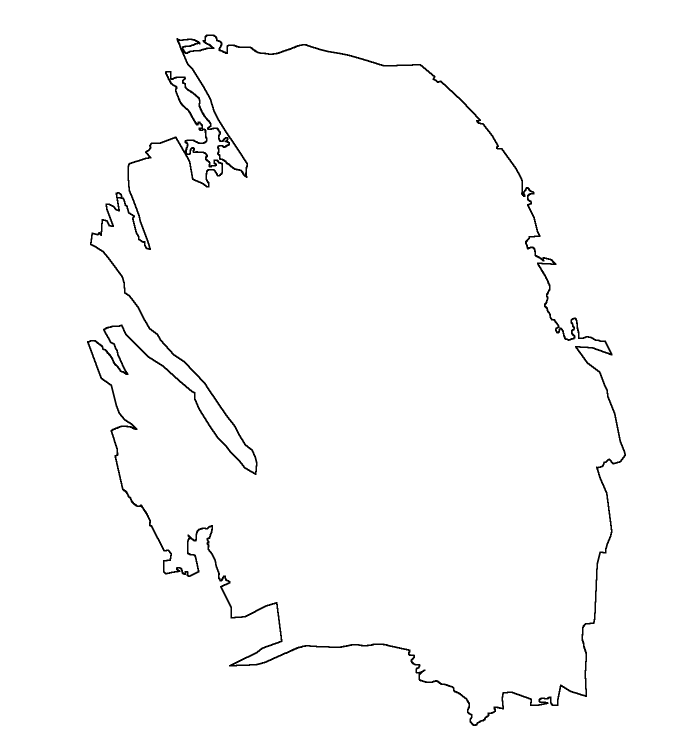
#> input picture module 2 - visualisation/groningen_reservoir.png, 1356 x 1474 px (shown at 1/2 size)
$ jupyter execute --allow-errors Visualisation.ipynb   (shell and % lines are left out)
#> lines starting #> are read from the running program, lines starting #| are printed output that depends on the picture
# 2 Visualising your data

Scientific undertakings are rather pointless if your findings are not communicated to someone else (a colleague, the scientific community, the public, etc.)

The gold standard of scientific communication is the ***figure*** - a presentation of your findings in pictorial form that maximizes reader comprehension of your ideas.

In this notebook, we will consider a range of Python visualisations, from simple line plots, to complex dynamic figures. I will attempt (and fail) to be exhaustive, as I hope this notebook can serve as a sort of reference when you come to do your own figures (*"what was the command for a scatter plot again?"*)

"***Why have you tried to cram so much into this notebook?***"

*Think about learning Python as like learning a new language. Once you have complete mastery of the vocabulary (and the rules for using it) you have total flexibility in how you express yourself... BUT you have to **know** a word exists before you can **use** it. *

*Python is similar - you have total control over all aspects of plotting, but first you need to know the commands that do the different things. Hence, my attempt to be exhaustive here.*

## 2.1D - line plots, histograms, subplots

The workhorse of Python plotting is the [matplotlib](https://matplotlib.org/index.html) module (a particularly good reference is the [gallery](https://matplotlib.org/gallery.html) - choose your plot type by **thumbnail** sample and click to get the **source code**).

We can make Python plots **display** in the notebook by calling a special IPython [magic](http://ipython.readthedocs.io/en/stable/interactive/python-ipython-diff.html?highlight=magics#magics) function.

### 2.1.1 The basics

Now, let's **import** the matplotlib module and create an **empty figure and axes**.

[cell 1]
from matplotlib import pyplot as plt
f,ax = plt.subplots(1,1)                  # creates a 'matrix' of subplots, in this case, 1 row and 1 column

# CHANGE THIS PLOT to create two subplots, one on top of the other

The `subplots` function returns two outputs: a 'figure' object, which we have assigned to the variable `f` and a set of 'axes' objects (in this case, just one), which we have assigned to the variable `ax`.

By default, both axes plot from 0 to 1, although this will be automatically adjusted as we add lines, points, data, etc.

We can **resize** the figure and **save a copy** of it to the file system.

[cell 2]
f,ax = plt.subplots(1,1)                           # 1 row of subplots, 1 column of subplots
f.set_size_inches(3,8)                             # 3 inches wide, 8 inches high
plt.savefig('my_empty_figure.png', dpi = 300)      # dpi is the resolution, 300 is good for many applications

# CHANGE THIS PLOT so that the figure is short and wide

***Verify that the file `my_empty_figure.png` has been created and corresponds to the awkwardly tall axis above.***

***Modify the code above to produce two SQUARE subplots, side-by-side.*** You will need to modify BOTH the lines `f,ax = plt.subplots(1,1)` and `f.set_size_inches(3,8)`.

### 2.1.2 Line plots

Let's make some simple line plots.

[cell 3]
import numpy as np
f,ax = plt.subplots(1,1)
x = np.linspace(0, 2*np.pi, 21)                   # this function creates an array of 21 evenly spaced points, between 0 and
                                                  # 2*pi
y = np.sin(x)                                     # generate some y data to plot against x
ax.plot(x,y)                                      # the 'plot' command is actually a 'method' called on the 'ax' object

# CHANGE THIS PLOT to plot y = x + 1
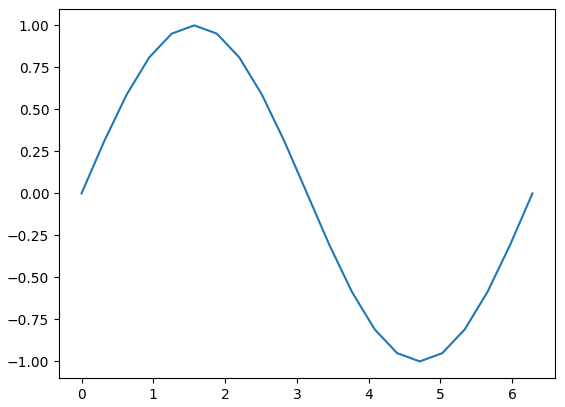
#> figure drawn by matplotlib, 1 panel; curve peaks at x = 1.57, y = 1

Want to change the ***color*** of the line?

[cell 4]
f,ax = plt.subplots(1,1)
ax.plot(x,y,'r')                                 # r = red, k = black, b = blue, g = green, c = cyan, m = magenta, y = ??

# CHANGE THIS PLOT to plot a green line

Want to change the ***style*** of the line? And add a marker?

[cell 5]
f,ax = plt.subplots(1,1)
ax.plot(x,y,'r--s')                             # -- = dashed, : = dotted, -. = dash-dot, - = solid
                                                # s = square, ^ = up triangle, o = circle, . = dot, * = star, p = pentagon
# CHANGE THIS PLOT to plot a blue dotted line with circle markers

*"That plot: 3/10. It doesn't have axes labels or a title."*

[cell 6]
f,ax = plt.subplots(1,1)
ax.plot(x,y,'r--s')

ax.set_xlabel('x')                                # add a basic label to the x-axis
ax.set_ylabel('y = sin(x)', size = 12)            # add a large label to the y-axis
ax.set_title('plotting $sin(x)$', size = 14)      # add a title using LaTeX math mode

# CHANGE THIS PLOT so that:
# - the xlabel reads "time / years"
# - the ylabel reads "temperature / degC"
# - the title reads "oceanic thermal deviation"
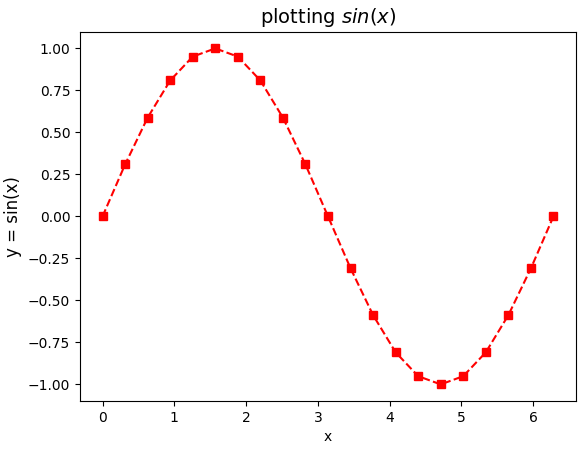
#> figure drawn by matplotlib, 1 panel; curve peaks at x = 1.57, y = 1

*"6/10, the plot shouldn't exceed the limits of x axis, it's unseemly."*

[cell 7]
f,ax = plt.subplots(1,1)
ax.plot(x,y,'r--s')
ax.set_xlabel('x')
ax.set_ylabel('y = sin(x)', size = 12)
ax.set_title('plotting $sin(x)$', size = 14)

# set plot limits in x direction to '0' on the left and 'the last element of the array x' on the right
ax.set_xlim([0, x[-1]])

# CHANGE THIS PLOT so that the ylimits are set to -0.5 and 1.5
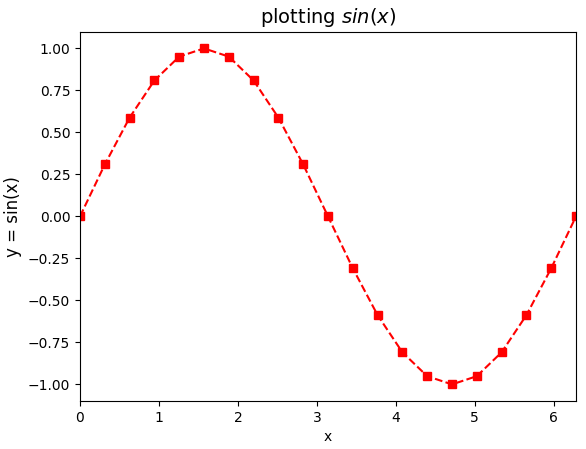
#> figure drawn by matplotlib, 1 panel; curve peaks at x = 1.57, y = 1

*"8/10 - I'd like a legend and a text annotation for the subplot."*

Of course!

[cell 8]
f,ax = plt.subplots(1,1)
ax.plot(x,y,'r--s', label = 'some data')                # add a label when you call the plot command
ax.set_xlabel('x')
ax.set_ylabel('y = sin(x)', size = 12)
ax.set_title('plotting $sin(x)$', size = 14)
ax.set_xlim([0, x[-1]])

# add a legend
ax.legend(loc = 1)                                     # 1 = top right, 2 = top left, 0 = default, etc ...
# add a text annotation in the bottom left (this is great when you're doing subfigures)
ax.text(0.05, 0.05, "A", ha = 'left', va = 'bottom', transform=ax.transAxes, size = 15)

# CHANGE THIS PLOT so that:
# - the legend label reads "model 1"
# - the legend appears in the bottom righthand corner
# - the text annotation is in the top lefthand corner and reads 'I'

*"9/10 - Can you put more data on there? And another subplot?"*

[cell 9]
# we'll add a second subplot (1 row, 2 columns) and 'unpack' the axes as 'ax1' and 'ax2'
f,(ax1,ax2) = plt.subplots(1,2)
f.set_size_inches(10,4)
ax1.plot(x,y,'r--s', label = 'some data')
ax1.plot(x, 1.5*y-0.5,'g:p', label = 'transformed data')       # transform and plot the data on the first axis

ax2.plot(2*x, -y, 'k-')       # plot a different transformation on the second axis

# let's set the labels for all axes simultaneously using a FOR loop
for ax in [ax1,ax2]:
    ax.set_xlabel('x')
    ax.set_ylabel('y', size = 12)

# add a legend for the first axis
ax1.legend(loc = 1)
# add a text annotation in the two plots
ax1.text(0.05, 0.05, "A", ha = 'left', va = 'bottom', transform=ax1.transAxes, size = 15)
ax2.text(0.05, 0.05, "B", ha = 'left', va = 'bottom', transform=ax2.transAxes, size = 15)

# CHANGE THIS PLOT so that:
# - the 2nd axis plots the line y = cos(x)
# - the 2nd axis has a legend, your choice of labels for the two lines
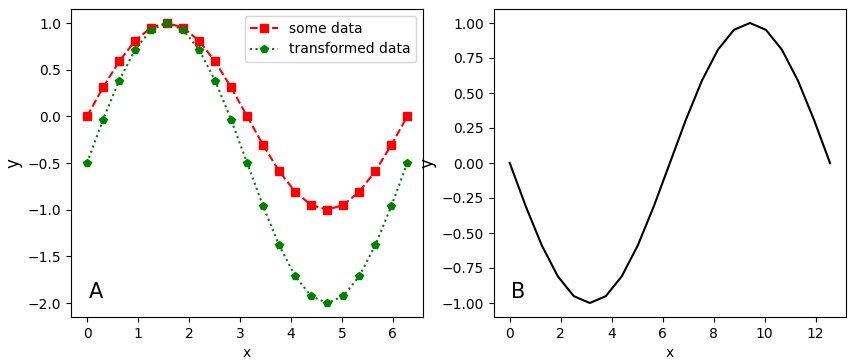
#> figure drawn by matplotlib, 2 panels; panel 1: curve peaks at x = 1.57, y = 1; panel 1: curve peaks at x = 1.57, y = 1; panel 2: curve peaks at x = 9.42, y = 1

***10/10***

As you can see, plotting commands are additive and, depending on the complexity of your figure, will rapidly compound into a quite sizeable Python script.

(*This code also implemented in script: [module 2 - visualisation/line_plot.py](line_plot.py) - try running it at the command line* `ipython line_plot.py`)

### DIY: write commands to replicate the plot below

[cell 10]
# ** your Python commands here **

### 2.1.3 Histograms

These are an okay way to present the **'frequency'** of binned values within a dataset.

First, let's generate some **random** 'data'.

[cell 11]
N = 100                       # number of data points to create
obs = np.random.randn(N)      # generate normally distributed data
mean, std = [2.5, 0.3]        # mean and standard deviation to transform the data
obs = obs*std + mean          # transform the data
print(obs)

Before we plot a histogram, let's look at some useful functions for ***summarising*** the data.

[cell 12]
# the basics
print('min =', np.min(obs))
print('max =', np.max(obs))
print('mean =', np.mean(obs))
print('std =', np.std(obs))

# more fancy
print('LQ =', np.percentile(obs,25))
print('median =', np.percentile(obs,50))
print('UQ =', np.percentile(obs,75))
print('count = ', len(obs))
print('sum =', np.sum(obs))

Let's plot a **histogram**: there are two steps and some **decision-making**.

1. Place the data into **bins**. This requires an **expert decision** on how many bins to use (rule-of-thumb, for $N$ data, use $\sqrt{N}/2$ bins)
2. Plot the histogram using the `bar` method.

[cell 13]
# create the "bin" as a vector of evenly spaced points
Nbins = 8                                                         # alternatively, Nbins = int(np.sqrt(N)/2)
bin_edges = np.linspace(np.min(obs), np.max(obs), Nbins+1)        # create the bins, a vector of bin edges
h,e = np.histogram(obs, bin_edges)                                # sort the data into their bins
print(e)                                                          # bin edges
print(h)                                                          # bin heights

# create the histogram
f,ax = plt.subplots(1,1)
#> (the rest of this cell did not finish here and is left out)

***Is the shape of the plot as you expect? Why is it not perfectly normally distributed?***

***What happens as you increase the number of bins up or down? Describe the trade-offs.***

(*This code also implemented in script: [module 2 - visualisation/histogram.py](histogram.py) - try running it at the command line* `ipython histogram.py`)

## 2.2D - scatter plots, contour plots, colour maps, cartopy, KDE, images

Much of what we covered in the previous section - axis labels, legends, line styles - applies to the plots in this section. For brevity though, I won't include these commands.

### 2.2.1 Scatter plots

This is a favourite of mine for plotting earthquake locations, because we can modify the **size** and **colour** of the marker to reflect earthquake magnitude and time.

Let's have a look .

***First, ensure you have executed the code below Cell 1.5.2 in the previous notebook - this will download some earthquake data***.

#> (a cell that did not finish here is left out)

Let's just do a really basic x-y scatter plot.

[cell 15]
f,ax = plt.subplots(1,1)                # this command should be familiar by now...
ax.scatter(x,y)

Looks like most of the events are clustered in a single region $410<x<470$ and $5800<y<5950$. Let's just focus on those events.

To do that, we're going to need to **filter** our four data arrays - `date`, `x`, `y`, and `mag` - to retain *only events in the range we're interested in*.

#> (a cell that did not finish here is left out)

Let's now modify the **size** of the markers so that they reflect the magnitude of the earthquake.

[cell 17]
f,ax = plt.subplots(1,1)
f.set_size_inches(10,10)

# convert magnitude to a size between 1 and 100 (largest event is a 100 point circle)
    # first, rescale magnitudes to range between 0 and 1
#> (the rest of this cell did not finish here and is left out)

Finally, let's distinguish the events based on the time they occurred.

However, before we can do that, we'll need to **convert** the 'datetime' - YYYYMMDD - that we read from the text file from a float to a string, and then **reinterpret** this as a 'decimal year'. For this task, we will use the Python [datetime](https://docs.python.org/3/library/datetime.html) module.

[cell 18]
# import the datetime module
from datetime import datetime

# convert the dates from float -> integer -> string
t0 = datetime.strptime('19910101', '%Y%m%d')           # reference time 1 Jan 1991
times = []                                             # an empty list for storing each date as it is calculated
#> (the rest of this cell did not finish here and is left out)

Now let's plot events with colours **corresponding** with earthquake time (and add a colour bar for good measure)

[cell 19]
f,ax = plt.subplots(1,1)
f.set_size_inches(10,10)

#> (the rest of this cell did not finish here and is left out)

Not happy with this particular colour scheme? Let's change it (here is the [full selection](https://matplotlib.org/examples/color/colormaps_reference.html)).

***For super-users, consider using a [colour-blind friendly colourmap](http://colorbrewer2.org/#type=sequential&scheme=BuGn&n=3).***

[cell 20]
f,ax = plt.subplots(1,1)
f.set_size_inches(10,10)
import matplotlib
coolwarm = matplotlib.cm.get_cmap('coolwarm_r')     # import a new colormap - this one is 'coolwarm', reversed it with '_r'

#> (the rest of this cell did not finish here and is left out)

Phew - you're getting pretty expert at this!

**But we can do more...**

Let's say we have an **image** that outlines the reservoir in which these events are occurring (we do, this image is in the same folder as this notebook, `groningen_reservoir.png`). We can load the image into Python, plot it, and then superimpose the earthquakes over the top.

[cell 21]
f,ax = plt.subplots(1,1)
f.set_size_inches(10,10)

im = plt.imread('groningen_reservoir.png')                  # use the imread function to read an image file
#> im is the input picture: shape (1474, 1356, 4) float32; mean R, G, B, A 0.985, 0.985, 0.985, 1
                                                            # 'im' is a MxNx3 array of image data (each pixel has three
                                                            # components, corresponding to an RGB color)

implot = ax.imshow(im, extent=[430, 475, 5902, 5950])     # plot the image and 'stretch' it to the given x and y limits

# then, let's plot the earthquakes over the top
#> (the rest of this cell did not finish here and is left out)

Starting to look pretty good right? You get the idea how a complex figure can be **built up** by just starting with some simple commands and then introducing **incremental improvements**.

(*This code also implemented in script: [module 2 - visualisation/scatter_plot.py](scatter_plot.py) - try running it at the command line* `ipython scatter_plot.py`)

In the next section, we'll consider a **variation** on this figure, mainly as a vehicle to introduce a few concepts that are important for 2D plotting.

### 2.2.2 Contour plots

Let's say that instead of plotting the **individual** earthquakes themselves, we'd rather some visualisation of earthquake **density**.

One way to go about this is the **histogram route** - divide the area (this time 2D instead of 1D) into **rectangular bins**, **count** the earthquakes in each, and then **assign a colour** corresponding to the number of earthquakes.

I have done this in the cell below

[cell 22]
f,ax = plt.subplots(1,1)
f.set_size_inches(10,10)
im = plt.imread('groningen_reservoir.png')
implot = ax.imshow(im, extent=[430, 475, 5902, 5950])

# use histogram2d to add up EQs in discrete bins
xbin_edges = np.linspace(430,475,int((475-430)/1)+1)                    # divide x limits into 1 km bins
ybin_edges = np.linspace(5899, 5950, int((5950-5899)/1)+1)              # same for y
dens, xe, ye = np.histogram2d(x,y, [xbin_edges,ybin_edges])        # create the counting array
dens = np.fliplr(dens)                                             # flip the matrix columns, left to right

# create an empty RGBA figure (3 color components, 1 'alpha' component = transparency)
    # create the 'transparency layer'
alpha_dens = 0.*dens                       # all bins initially transparent
alpha_dens[np.where(dens>0)] = 1     # any bin with data is not transparent
dens_scale = dens/np.max(dens)*255         # scale to range [0,255] required for images
im_dens = np.array([dens_scale, dens_scale, dens_scale, alpha_dens])
implot = ax.imshow(im_dens.T, extent=[430, 475, 5899, 5950])

ax.set_aspect('equal', adjustable='box')
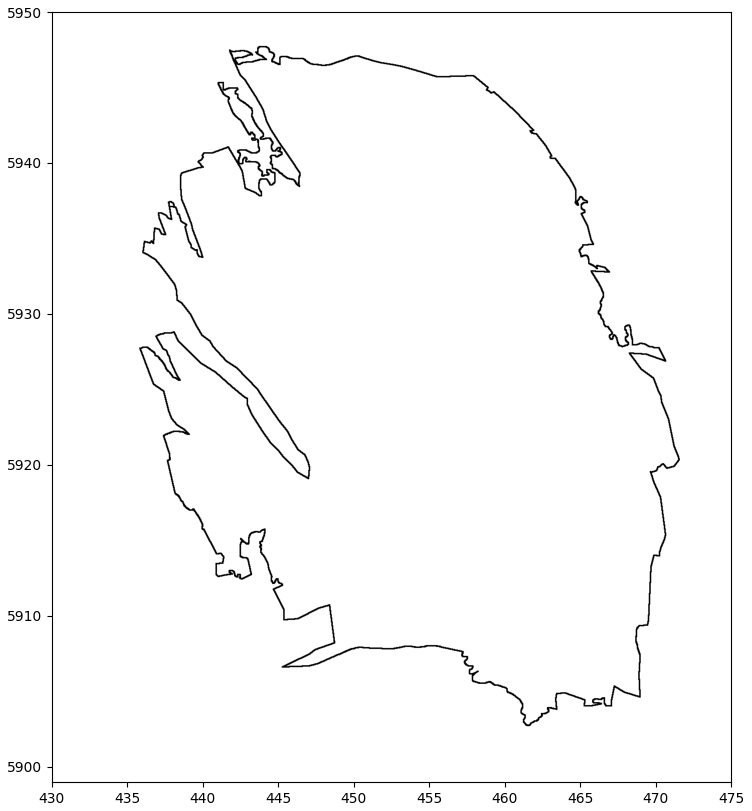
#> figure drawn by matplotlib, 1 panel
#> (the rest of the program and of its run is left out)
